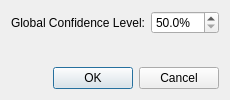
<?xml version="1.0" encoding="UTF-8"?>
<ui version="4.0">
 <class>change_confidence_level_dialog</class>
 <widget class="QDialog" name="change_confidence_level_dialog">
  <property name="geometry">
   <rect>
    <x>0</x>
    <y>0</y>
    <width>0</width>
    <height>0</height>
   </rect>
  </property>
  <property name="windowTitle">
   <string>Change Confidence Level</string>
  </property>
  <layout class="QVBoxLayout" name="dialog_layout">
   <item>
    <layout class="QFormLayout" name="content_layout">
     <property name="fieldGrowthPolicy">
      <enum>QFormLayout::AllNonFixedFieldsGrow</enum>
     </property>
     <property name="rowWrapPolicy">
      <enum>QFormLayout::WrapLongRows</enum>
     </property>
     <item row="0" column="0">
      <widget class="QLabel" name="confidence_level_label">
       <property name="text">
        <string>Global Confidence Level:</string>
       </property>
       <property name="wordWrap">
        <bool>true</bool>
       </property>
      </widget>
     </item>
     <item row="0" column="1">
      <widget class="QDoubleSpinBox" name="confidence_level_spinbox">
       <property name="decimals">
        <number>1</number>
       </property>
       <property name="minimum">
        <double>50.000000000000000</double>
       </property>
       <property name="maximum">
        <double>99.999999999999986</double>
       </property>
       <property name="singleStep">
        <double>0.100000000000000</double>
       </property>
       <property name="suffix">
        <string>%</string>
       </property>
      </widget>
     </item>
    </layout>
   </item>
   <item>
    <widget class="QDialogButtonBox" name="button_box">
     <property name="orientation">
      <enum>Qt::Horizontal</enum>
     </property>
     <property name="standardButtons">
      <set>QDialogButtonBox::Cancel|QDialogButtonBox::Ok</set>
     </property>
    </widget>
   </item>
  </layout>
 </widget>
 <resources/>
 <connections/>
</ui>
